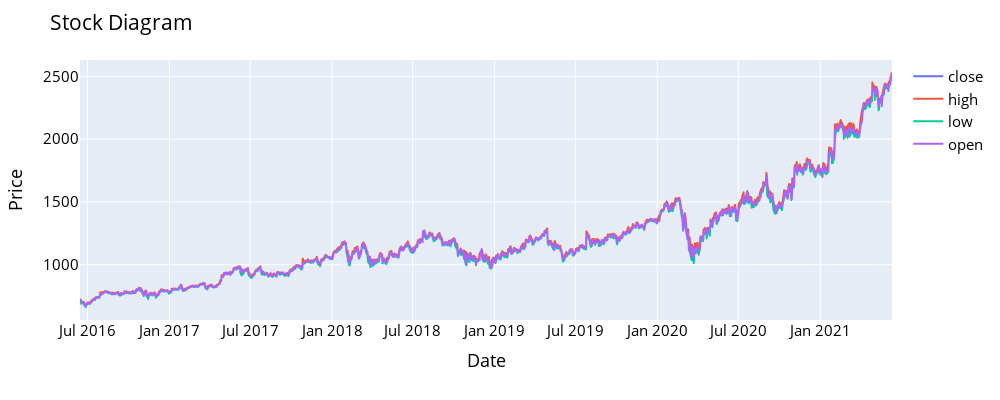

Write notebook code for a chart like this one.
### Code cell
# stock open, close, high & low distribution over time

fig = px.line(D, x=D.date, y=[D['close'], D['high'], D['low'],D['open']],
             labels={'date': 'Date','value':'Price'},width=1000, height=400)
fig.update_layout(title_text='Stock Diagram', font_size=15, font_color='black',legend_title_text='')
fig.show()

### Figure 1 — Plotly figure (JSON) as saved in the notebook; plotly's stock layout.template omitted (floating-point values rounded to 4 significant figures; data arrays with more than 128 entries replaced by an {"elided": "..."} marker saying what was removed)
{"data": [{"hovertemplate": "variable=close<br>Date=%{x}<br>Price=%{y}<extra></extra>", "legendgroup": "close", "line": {"color": "#636efa", "dash": "solid"}, "marker": {"symbol": "circle"}, "mode": "lines", "name": "close", "showlegend": true, "type": "scattergl", "x": {"elided": "1258 str values"}, "xaxis": "x", "y": {"elided": "1258 float values"}, "yaxis": "y"}, {"hovertemplate": "variable=high<br>Date=%{x}<br>Price=%{y}<extra></extra>", "legendgroup": "high", "line": {"color": "#EF553B", "dash": "solid"}, "marker": {"symbol": "circle"}, "mode": "lines", "name": "high", "showlegend": true, "type": "scattergl", "x": {"elided": "1258 str values"}, "xaxis": "x", "y": {"elided": "1258 float values"}, "yaxis": "y"}, {"hovertemplate": "variable=low<br>Date=%{x}<br>Price=%{y}<extra></extra>", "legendgroup": "low", "line": {"color": "#00cc96", "dash": "solid"}, "marker": {"symbol": "circle"}, "mode": "lines", "name": "low", "showlegend": true, "type": "scattergl", "x": {"elided": "1258 str values"}, "xaxis": "x", "y": {"elided": "1258 float values"}, "yaxis": "y"}, {"hovertemplate": "variable=open<br>Date=%{x}<br>Price=%{y}<extra></extra>", "legendgroup": "open", "line": {"color": "#ab63fa", "dash": "solid"}, "marker": {"symbol": "circle"}, "mode": "lines", "name": "open", "showlegend": true, "type": "scattergl", "x": {"elided": "1258 str values"}, "xaxis": "x", "y": {"elided": "1258 float values"}, "yaxis": "y"}], "layout": {"font": {"color": "black", "size": 15}, "height": 400, "legend": {"title": {"text": ""}, "tracegroupgap": 0}, "margin": {"t": 60}, "title": {"text": "Stock Diagram"}, "width": 1000, "xaxis": {"anchor": "y", "domain": [0, 1], "title": {"text": "Date"}}, "yaxis": {"anchor": "x", "domain": [0, 1], "title": {"text": "Price"}}}}
